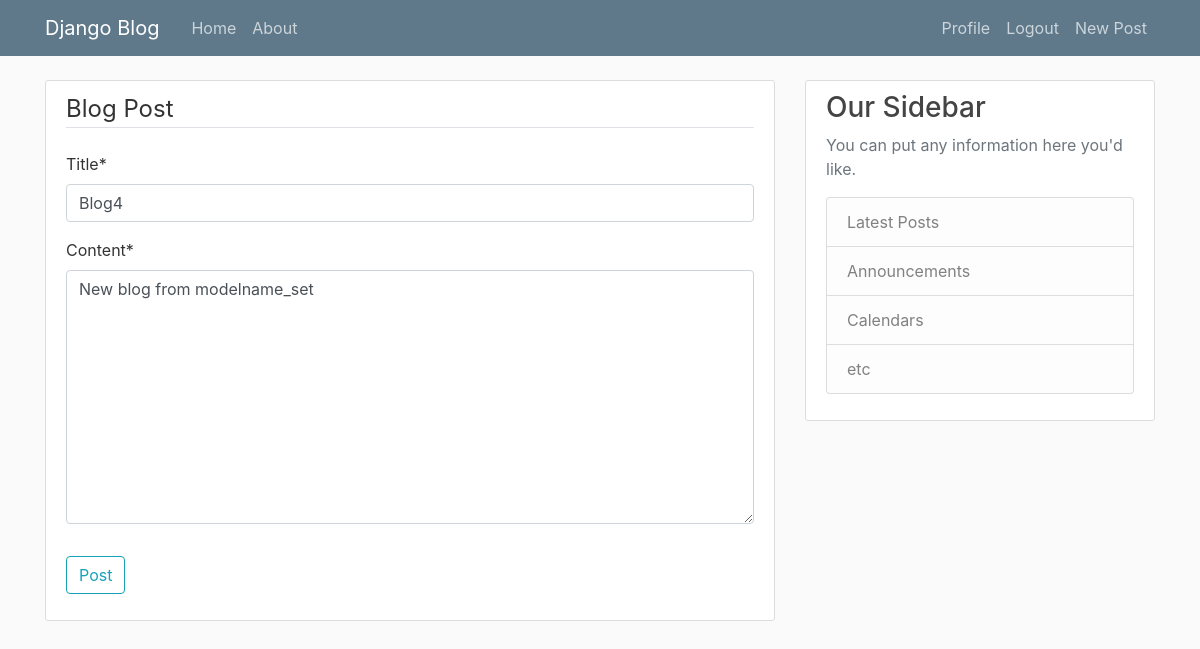
Before: /blog/post/5/update/ (signed in) with the older database file.
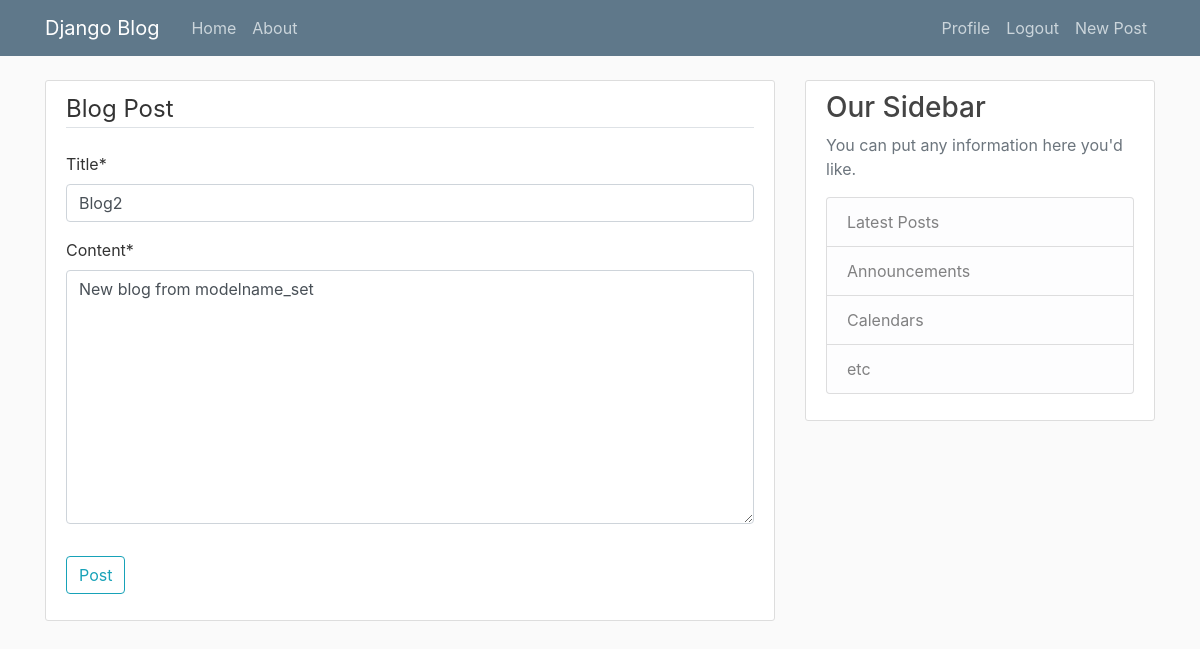
After: the same page with the newer database file.
### Blog/models.py (models this page shows, shortened)
class Post(models.Model):
    title = models.CharField(max_length=100)
    content = models.TextField()
    date_posted = models.DateTimeField(default=timezone.now)
    author = models.ForeignKey(User, on_delete=models.CASCADE)

### Blog/views.py (the view, shortened to what this page needs)
# urls.py: path('post/<int:pk>/update/', PostUpdateView.as_view(), name='post-update'),
class PostUpdateView(LoginRequiredMixin, UserPassesTestMixin, UpdateView):
    model = Post
    fields = ['title', 'content']
    def test_func(self):
        post = self.get_object()
        if self.request.user == post.author:
            return True
        return False

### Blog/templates/Blog/post_form.html (shortened to what this page needs)
{% extends 'Blog/base.html' %}
{% load crispy_forms_tags %}
{% block content %}
    <div class="content-section">
        <form method="POST">
            <fieldset class="form-group">
                <legend class="border-bottom mb-4">Blog Post</legend>
                {{ form|crispy }}
            </fieldset>
            <div class="form-group">
                <button class="btn btn-outline-info" type="submit">Post</button>
            </div>
        </form>
    </div>
{% endblock content %}

Changed rows visible on the page:
changed Post "New blog from modelname_set": title "Blog4" → "Blog2"
